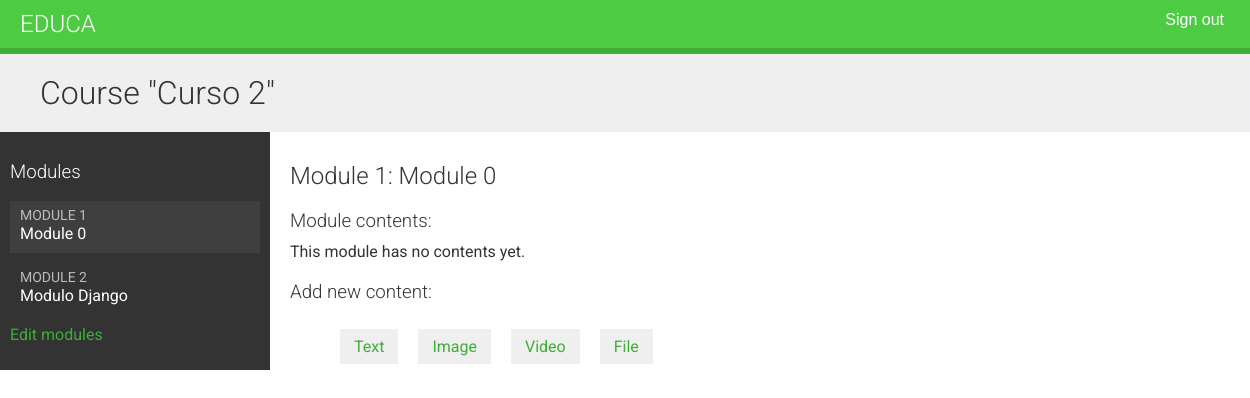
The app's page /course/module/7/ (signed in), older data.
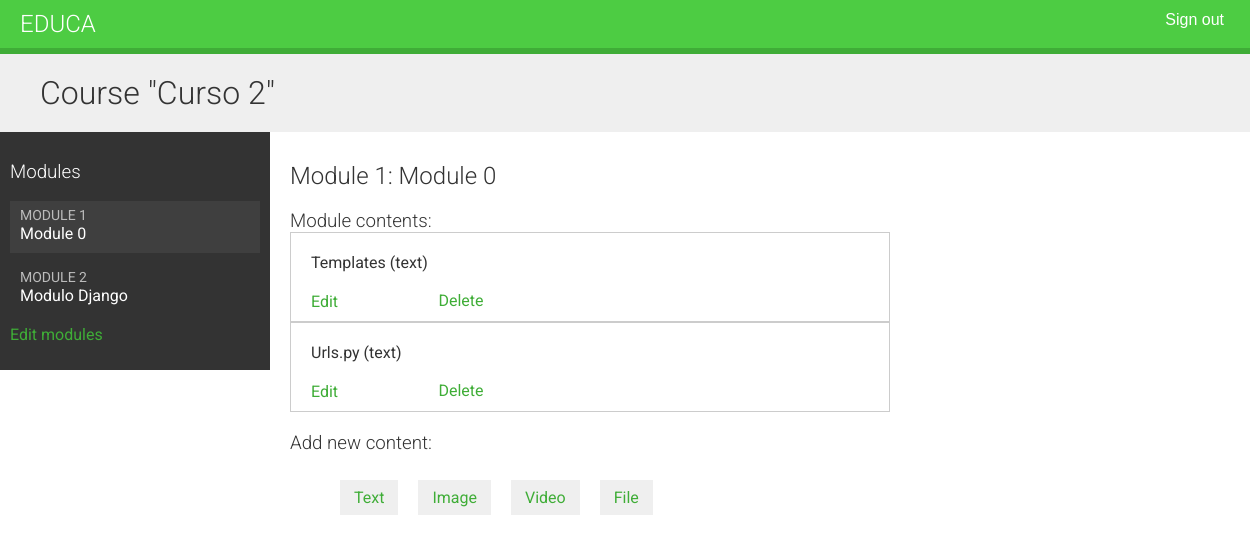
The same page, newer data.
### courses/models.py (models this page shows, shortened)
class Course(models.Model):
    owner = models.ForeignKey(    # Instructor que creò el curso
        User,
        related_name='courses_created',
        on_delete=models.CASCADE
    )
    subject = models.ForeignKey(    # Materia a la que pertenece este curso
        Subject,
        related_name='courses',
        on_delete=models.CASCADE
    )
    title = models.CharField(max_length=200)    # Titulo del curso
    slug = models.SlugField(max_length=200, unique=True)    # Slug del curso ---> Para las URL
    overview = models.TextField()    # UNa columna de tipo text para almacenar una descripciòn general del curos
    created = models.DateTimeField(auto_now_add=True)    # Fecha y hora en la que se creo el curso
    class Meta:
        ordering = ['-created']

class Module(models.Model):
    course = models.ForeignKey(
        Course, related_name='modules', on_delete=models.CASCADE
    )
    title = models.CharField(max_length=200)
    description = models.TextField(blank=True)
    order = OrderField(blank=True, for_fields=['course'])    # nmbramo el nuevo campo order y especificamos que el orden se calcula con respuesta el curso al establecer for_fiedls=['course]
    class Meta:
        ordering = ['order']

class Content(models.Model):
    module = models.ForeignKey(    # Apuntamos el modelo de modula ya que este es el que contenie mùltiples contenidos
        Module,
        related_name='contents',
        on_delete= models.CASCADE
    )
    content_type = models.ForeignKey(    # Campo ForeignKey al modelo ContentType
        ContentType,
        on_delete=models.CASCADE,
        limit_choices_to = {    # Limitamos los objetos ContentType que se pueden usar para la relaciòn generica
            'model__in': ('text', 'video', 'image', 'file')    # Utilizamos la bùesqueda de campo model__in para filtrar la consulta a los objetos ContenType cuyo atributo models sea 'text', 'video0, 'image', 'file'.
        }
    )
    object_id = models.PositiveIntegerField()    # Alamacenamos la llave primaria del objeto relacionado
    item = GenericForeignKey('content_type', 'object_id')    # Compo GenericForeignKey para el objeto relacionado que combina los dos campos anteriores
    order = OrderField(blank=True, for_fields=['module'])
    class Meta:
        ordering = ['order']

class ItemBase(models.Model):
    owner = models.ForeignKey(User,    # Usuario que creo el contenido
                              related_name='%(class)s_relared',    # related_name diferentes para cada submodelo
                              on_delete=models.CASCADE
                              )
    title = models.CharField(max_length=250)
    created = models.DateTimeField(auto_now_add=True)
    updated = models.DateTimeField(auto_now=True)
    class Meta:
        abstract = True
    def __str__(self):
        return self.title

class Text(ItemBase):    # Almacenamos contenido de texto
    content = models.TextField()

### courses/views.py (the view)
class ModuleContentListView(TemplateResponseMixin, View):
    template_name = 'courses/manage/module/content_list.html'
    def get(self, request, module_id):
        module = get_object_or_404(
            Module, id=module_id, course__owner=request.user    # Obtenemos el objeto de Module con el ID proporcionado que pertenece al suaurio actual y renderiza una plantilla con al mòdulo dado.
        )
        return self.render_to_response({'module': module})

### courses/templatetags/course.py (called while the page is built)
@register.filter
def model_name(obj):
    try:
        return obj._meta.model_name
    except AttributeError:
        return None

### courses/templates/courses/manage/module/content_list.html (shortened to what this page needs)
{% extends "base.html" %}
{% load course %}
{% block content %}
{% with course=module.course %}
  <h1>Course "{{ course.title }}"</h1>
  <div class="contents">
    <h3>Modules</h3>
    <ul id="modules">
      {% for m in course.modules.all %}
        <li data-id="{{ m.id }}" {% if m == module %}class="selected"{% endif %}>
          <a href="{% url "module_content_list" m.id %}">
            <span>
              Module <span class="order">{{ m.order|add:1 }}</span>
            </span>
            <br>
            {{ m.title }}
          </a>
        </li>
      {% empty %}
        <li>No modules yet.</li>
      {% endfor %}
    </ul>
    <p><a href="{% url 'course_module_update' course.id %}">
    Edit modules</a></p>
  </div>
  <div class="module">
    <h2>Module {{ module.order|add:1 }}: {{ module.title }}</h2>
    <h3>Module contents:</h3>
    <div id="module-contents">
      {% for content in module.contents.all %}
        <div data-id="{{ content.id }}">
          {% with item=content.item %}
            <p>{{ item }} ({{ item|model_name }})</p>
            <a href="{% url 'module_content_update' module.id item|model_name item.id %}">
              Edit
            </a>
            <form action="{% url 'module_content_delete' content.id %}" method="post">
              <input type="submit" value="Delete">
            </form>
            {% endwith %}
        </div>
      {% empty %}
        <p>This module has no contents yet.</p>
      {% endfor %}
    </div>
    <h3>Add new content:</h3>
    <ul class="content-types">
      <li>
        <a href="{% url 'module_content_create' module.id 'text' %}">Text</a>
      </li>
      <li>
        <a href="{% url 'module_content_create' module.id 'image' %}">Image</a>
      </li>
      <li>
        <a href="{% url 'module_content_create' module.id 'video' %}">Video</a>
      </li>
      <li>
        <a href="{% url 'module_content_create' module.id 'file' %}">File</a>
      </li>
    </ul>
  </div>
{% endwith %}
{% endblock %}

### courses/templates/base.html (shortened to what this page needs)
{% load static %}
<!DOCTYPE html>
<html lang="en">
<head>
    <link rel="stylesheet" href="{% static 'css/base.css' %}">
</head>
<body>
<div id="header">
    <a href="/" class="logo">Educa</a>
    <ul class="menu">
        {% if request.user.is_authenticated %}
        <li>
            <form action="{% url 'logout' %}" method="post">
                <button type="submit">Sign out</button>
            </form>
        </li>
        {% else %}
        <li>
            <a href="{% url 'login' %}">Sign in</a>
        </li>
        {% endif %}
    </ul>
</div>
<div id="content">
    {% block content %}
    {% endblock %}
</div>
</body>
</html>

### courses/static/css/base.css (style rules this page uses)
body { margin:0; font-family:'Roboto', sans-serif; font-weight:400; color:#333; }
a { color:#3fad37; text-decoration:none; }
ul { float:left; }
h1, h2, h3, h4, h5, h6 { font-family:'Roboto', sans-serif; font-weight:300; }
h1 { background:#efefef; width:100%; overflow:auto; padding:20px 0 20px 40px; margin:0; }
.module { padding:10px 20px; float:left; width:600px; }
.module h3 { margin:20px 0 0; padding:0; width:100%; }
.module p { margin:10px 0 20px; width:100%; float:left; }
#header { background:#4dcc43; overflow:auto; padding:10px 20px; border-bottom:6px solid #3fad37; }
#header .logo { text-decoration:none; font-family:'Roboto', sans-serif; font-weight:300; text-transform:uppercase; font-size:24px; color:#fff; float:left; }
#header a { color:#fff; }
#header .menu { list-style:none; float:right; margin:0; padding:0; }
#header button { background:transparent; border:0; color:#fff; font-size:16px; }
.contents { width:20%; padding:10px; float:left; background:#333; color: #fff; font-family:'Roboto', sans-serif; }
.contents ul { list-style:none; margin:0; padding:0; width:100%; }
.contents ul li { margin:0 0 10px 0; padding:4px 10px 10px; overflow:auto; cursor:move; }
.contents ul li.selected { background:#3f3f3f; }
.contents ul span { text-transform:uppercase; color:#bbb; font-size:14px; }
.contents ul a { display:block; color:#fff; text-decoration:none; }
ul.content-types li { list-style:none; float:left; margin:10px; background:#efefef; padding:8px 14px; }
input, select, textarea { border:1px solid #ccc; border-bottom:3px solid #ccc; padding:8px 12px; font-size:16px; font-family:'Roboto', sans-serif; float:left; clear:both; width:300px; }
input[type=submit], a.button { border-radius:5px; background:#4dcc43; color:#fff; font-size:16px; text-transform:uppercase; border:none; padding:10px 20px; margin:20px 0; }
#module-contents div { padding:10px 20px; border:1px solid #ccc; background:#fff }
#module-contents form { margin:0; padding:0; }
#module-contents input[type=submit] { color:#3fad37; background:none; margin:-20px 0 0; padding:0; float:left; text-transform:none; }

Row changes from the older to the newer data that the page shows:
added Content: item "Templates", item|model_name "text"
added Content: item "Urls.py", item|model_name "text"
Text that changed along with them:
text no longer shown: "This module has no contents yet."
